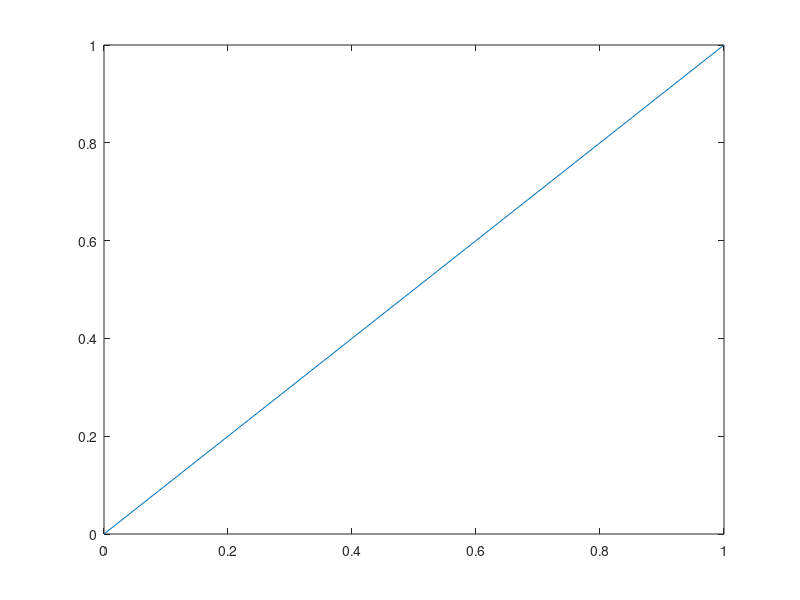

The MATLAB script that drew this image:
function [cueOptoModStruc] = cueOptoModMouse()


%{

1. loop through sessions
2. extract treadBehStruc, C, 
3. look at all middle cells
4. see what their normal/Opto response amp is

Thoughts
So I have to use OptoOmit sessions because I have to see diff amplitude in only cue
cells, otherwise MEC cells (if there are any) will look like strongly
spatially selective cue cells.

But I don't think sebnem selected these out so I probably have to go back
through and look for these.

%}

%sourcePath = '/Backup20TB/Analysis Aug 2019/Figure1';


mousePath = uigetdir();
cd(mousePath);
mouseDir = dir;

avMidCueAmps = []; avMidCueAmpCell={};
avOptoCueAmps = []; avOptoCueAmpCell={};
pathCell = {};
segDictCell = {};
cueCellIndsCell = {};

for j=3:length(mouseDir)
    dayName = mouseDir(j).name;
    try
        cd([mousePath '/' dayName]);
        dayDir = dir;
        
        for i = 3:length(dayDir)
            try
                if (~isempty(strfind(dayDir(i).name, '18')) || ~isempty(strfind(dayDir(i).name, '19')) || ~isempty(strfind(dayDir(i).name, '20'))) && contains(dayDir(i).name, 'cueOmitOlfOpto-') && isempty(strfind(dayDir(i).name, 'Dk11')) && isempty(strfind(dayDir(i).name, 'Mov'))% 'TSeries')
                    cd([mousePath '/' dayName '/' dayDir(i).name]);
                    %sessDir = dir;
                    cueShiftStrucName = findLatestFilename('cueShiftStruc');
%                     if ~isempty(cueShiftStrucName)
%                         load(cueShiftStrucName);
%                     else
%                         [cueShiftStruc, pksCell] = quickTuning();
%                         cueShiftStrucName = findLatestFilename('cueShiftStruc');
%                     end
                    load(cueShiftStrucName);
                    load(findLatestFilename('treadBehStruc'));
                    if contains(cueShiftStrucName, '2P')
                       segDictName =  findLatestFilename('seg2P');
                    else
                        segDictName =  findLatestFilename('segDict');
                    end
                    
                    [cueTypes] = findCueTypes(treadBehStruc); % not using
                    try
                    cueType = cueShiftStruc.lapCueStruc.cueType;
                    catch
                        cueType = cueTypes{1};
                    end
                    
                    try
                    numCuePos = length(cueShiftStruc.lapCueStruc.lapTypeCuePos);
                    catch
                    cueShiftStruc.lapCueStruc = findCueLapTypes();
                    numCuePos = length(cueShiftStruc.lapCueStruc.lapTypeCuePos);
                    end
                    
                    numLapTypes = length(cueShiftStruc.posLapCell);
                    
                    % make sure it's OptoOmit, and not 'led'?
                    %if numLapTypes==3 && numCuePos==2 %&& isempty(strfind(cueType, 'led'))
                        disp(['Processing OptoOmit file ' dayDir(i).name]); tic;
                        toPlot=0; eventName = cueType; %toAuto=1; 
                        [cueCellStruc] = findCueCells(cueShiftStruc, eventName, segDictName, toPlot);
                        cueCellInds = cueCellStruc.midCueCellInd;
                        pathCell = [pathCell; cueShiftStruc.path];
                        segDictCell = [segDictCell; segDictName];
                        cueCellIndsCell = [cueCellIndsCell cueCellInds];
                        
                        % now look back through and calculate avgCueTrigSig
                        toPlot = 0; toZ = 0;
                        for segNum=1:length(cueCellInds)
                            [cueTrigSigStruc] = avgCueTrigSigNew(cueCellInds(segNum), eventName, toPlot, segDictName, toZ);
                            midCueSigs = cueTrigSigStruc.evTrigSigCell{1};
                            optoCueSigs = cueTrigSigStruc.evTrigSigCell{3};
                            midCueAmp(segNum) = max(mean(midCueSigs(35:116,:),2));
                            optoCueAmp(segNum) = max(mean(optoCueSigs(35:116,:),2));
                        end
                        
                        avMidCueAmps = [avMidCueAmps midCueAmp];
                        avMidCueAmpCell = [avMidCueAmpCell midCueAmp];
                        avOptoCueAmps = [avOptoCueAmps optoCueAmp]; 
                        avOptoCueAmpCell = [avOptoCueAmpCell optoCueAmp];toc;
%                     else
%                         disp([dayDir(i).name ' is not OptoOmit']);
%                     end
                end
            catch
                disp(['Some problem processing ' dayDir(i).name ' so skipping']);
            end
            cd([mousePath '/' dayName]);
        end
        
    catch
        disp(['Prob processing so moving to next directory']);
    end
    
    cd(mousePath);
    
end

cueOptoModStruc.pathCell = pathCell;
cueOptoModStruc.avMidCueAmps = avMidCueAmps;
cueOptoModStruc.avMidCueAmpCell = avMidCueAmpCell;
cueOptoModStruc.avOptoCueAmps = avOptoCueAmps; 
cueOptoModStruc.avOptoCueAmpCell = avOptoCueAmpCell;

save(['cueOptoModStruc_' date '.mat'], 'cueOptoModStruc');

try
figure;
plot(avMidCueAmps, avOptoCueAmps, '.');
yl = ylim; xl = xlim;
line(xl,xl);
catch
end
